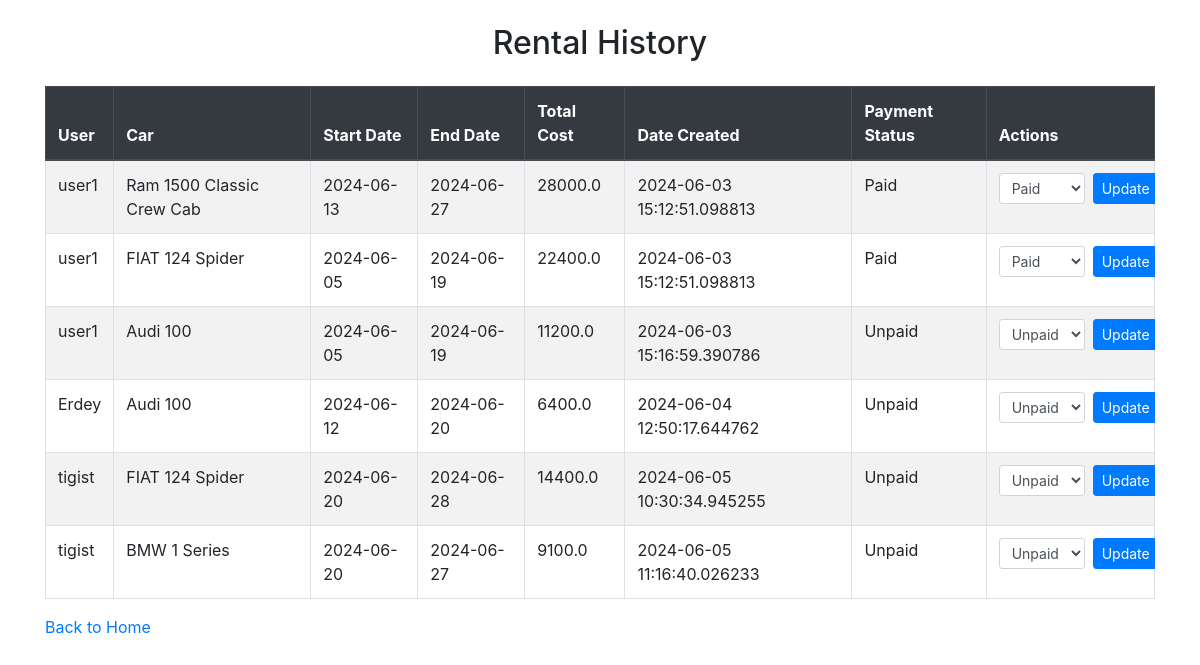
The app's page /rental_history (signed in) with its own data.
### app/models.py (models this page shows, shortened)
class Rental(db.Model):
    id = db.Column(db.Integer, primary_key=True)
    user_id = db.Column(db.Integer, db.ForeignKey(User.id), nullable=False)
    car_id = db.Column(db.Integer, db.ForeignKey(Car.id), nullable=False)
    start_date = db.Column(db.Date, nullable=False, default=datetime.today())
    end_date = db.Column(db.Date)
    start_time = db.Column(db.DateTime, nullable=False, default=datetime.now())
    end_time = db.Column(db.DateTime, nullable=True)
    total_cost = db.Column(db.Float, nullable=False)
    date_created = db.Column(db.DateTime, default=datetime.now())
    payment_status = db.Column(db.Boolean, nullable=False, default=False)
    user = db.relationship('User', backref=db.backref('rentals', lazy=True))
    car = db.relationship('Car', backref=db.backref('rentals', lazy=True))

class User(UserMixin, db.Model):
    id = db.Column(db.Integer, primary_key=True)
    username = db.Column(db.String(50), unique=True, nullable=False)
    password = db.Column(db.String(50), nullable=False)
    email = db.Column(db.String(100), unique=True, nullable=False)
    contact_no = db.Column(db.Integer, unique=True)
    address = db.Column(db.String(100))
    role = db.Column(db.String(50), default='customer')

class Car(db.Model):
    id = db.Column(db.Integer, primary_key=True)
    make = db.Column(db.String(50), nullable=False)
    model = db.Column(db.String(50), nullable=False)
    category = db.Column(db.String(50), nullable=False)
    year = db.Column(db.Integer, nullable=False)
    price_per_day = db.Column(db.Integer, nullable=False)
    status = db.Column(db.String(20), nullable=False, default="Available")

### app/routes.py (the view)
@app.route('/rental_history')
@admin_required
def rental_history():
    if 'user_id' not in session:
        return redirect(url_for('login'))
    user_id = session['user_id']
    user = User.query.get(user_id)
    if user.role != 'admin':
        flash('Only admins can view rental history.', 'error')
        return redirect(url_for('admin_panel'))
    rentals = Rental.query.all()
    return render_template('rental_history.html', rentals=rentals)

### app/__init__.py (called while the page is built)
@login_manager.user_loader
def load_user(user_id):
    return models.User.query.get(int(user_id))

### app/routes.py (called while the page is built)
def admin_required(f):
    @wraps(f)
    def decorated_function(*args, **kwargs):
        if 'user_id' not in session or session.get('user_role') != 'admin':
            flash('You do not have permission to access this page.')
            return redirect(url_for('index'))
        return f(*args, **kwargs)
    return decorated_function

### app/templates/rental_history.html (shortened to what this page needs)
<!DOCTYPE html>
<html lang="en">
<head>
    <link href="https://stackpath.bootstrapcdn.com/bootstrap/4.5.2/css/bootstrap.min.css" rel="stylesheet">
</head>
<body>
<div class="container">
    <h2 class="text-center my-4">Rental History</h2>
    <div class="table-responsive">
        <table class="table table-striped table-bordered">
            <thead class="thead-dark">
                <tr>
                    <th>User</th>
                    <th>Car</th>
                    <th>Start Date</th>
                    <th>End Date</th>
                    <th>Total Cost</th>
                    <th>Date Created</th>
                    <th>Payment Status</th>
                    <th>Actions</th>
                </tr>
            </thead>
            <tbody>
                {% for rental in rentals %}
                <tr>
                    <td>{{ rental.user.username }}</td>
                    <td>{{ rental.car.make }} {{ rental.car.model }}</td>
                    <td>{{ rental.start_date }}</td>
                    <td>{{ rental.end_date }}</td>
                    <td>{{ rental.total_cost }}</td>
                    <td>{{ rental.date_created }}</td>
                    <td>{{ 'Paid' if rental.payment_status else 'Unpaid' }}</td>
                    <td>
                        <form action="{{ url_for('update_payment_status', rental_id=rental.id) }}" method="post" class="form-inline">
                            <div class="form-group">
                                <select name="payment_status" class="form-control form-control-sm mr-2">
                                    <option value="Paid" {% if rental.payment_status %}selected{% endif %}>Paid</option>
                                    <option value="Unpaid" {% if not rental.payment_status %}selected{% endif %}>Unpaid</option>
                                </select>
                                <button type="submit" class="btn btn-sm btn-primary">Update</button>
                            </div>
                        </form>
                    </td>
                </tr>
                {% endfor %}
            </tbody>
        </table>
        <a class="text-center my-4" href="{{ url_for('admin_panel') }}">Back to Home</a>
    </div>
</div>
</body>
</html>

### records on screen
Rental: user.username "user1", car.make "Ram", car.model "1500 Classic Crew Cab", start_date "2024-06-13", end_date "2024-06-27", total_cost "28000.0", date_created "2024-06-03 15:12:51.098813", payment_status "Paid"
Rental: user.username "user1", car.make "FIAT", car.model "124 Spider", start_date "2024-06-05", end_date "2024-06-19", total_cost "22400.0", date_created "2024-06-03 15:12:51.098813", payment_status "Paid"
Rental: user.username "user1", car.make "Audi", car.model "100", start_date "2024-06-05", end_date "2024-06-19", total_cost "11200.0", date_created "2024-06-03 15:16:59.390786", payment_status "Unpaid"
Rental: user.username "Erdey", car.make "Audi", car.model "100", start_date "2024-06-12", end_date "2024-06-20", total_cost "6400.0", date_created "2024-06-04 12:50:17.644762", payment_status "Unpaid"
Rental: user.username "tigist", car.make "FIAT", car.model "124 Spider", start_date "2024-06-20", end_date "2024-06-28", total_cost "14400.0", date_created "2024-06-05 10:30:34.945255", payment_status "Unpaid"
Rental: user.username "tigist", car.make "BMW", car.model "1 Series", start_date "2024-06-20", end_date "2024-06-27", total_cost "9100.0", date_created "2024-06-05 11:16:40.026233", payment_status "Unpaid"
